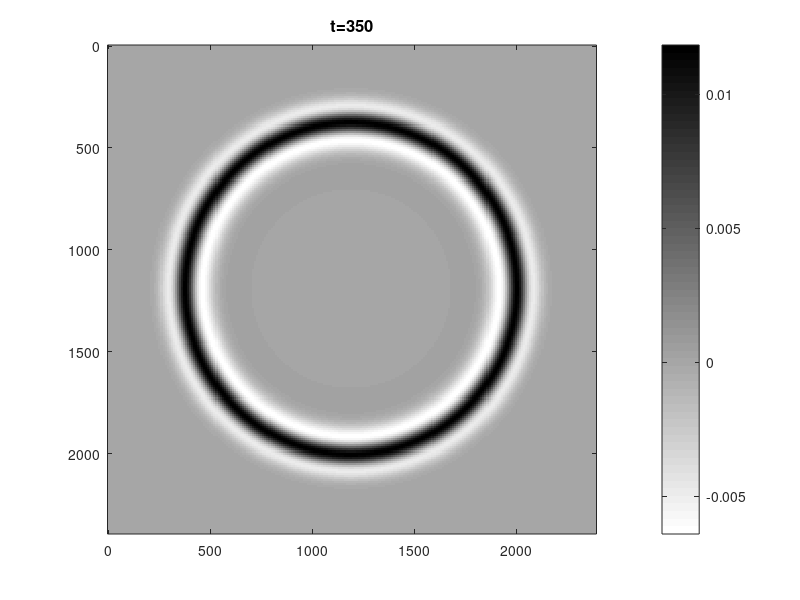

Here is the MATLAB script that generated this plot:
%%%%%% 2D velocity-stress viscoacoustic wave modeling %%%%%
%%%%%% fractional laplacians operators %%%%%%%%
%%%% Hanming Chen's method %%%%%%%%%%%%%%
%%%%%%%%% homogeneous media %%%%%%%%%%
clear;clc;

erfa=1/16;
dt=1e-3;%% time simple
fm=15; %%% domain frequency
tmax=350; %%time steps
to=1/fm;
t=-to:dt:(tmax-1)*dt-to;
rik=(1-2*(pi*fm.*t).^2).*exp(-(pi*fm.*t).^2);  %% wavelet

nxo=200;nzo=200;pml=20;
nx=nxo+2*pml;nz=nzo+2*pml;
dx=10;dz=10;
dkx=1/(nx*dx);dkz=1/(nz*dz);

vp=ones(nz,nx)*3000;  %velocity
dens=ones(nz,nx)*2000;%density
Qp=ones(nz,nx)*10; %% Q

xx=0:dx:(nx-1)*dx;
zz=0:dz:(nz-1)*dz;

kkx=zeros(nx,1);kkz=zeros(nz,1);
b1=1:1:nx;
b2=1:1:nz;

kkx(1:nx/2+1)=(2*pi*dkx*(b1(1:nx/2+1)-1));                
kkx(nx/2+2:end)=(2*pi*dkx*(nx+1-b1(nx/2+2:end)));
kkz(1:nz/2+1)=(2*pi*dkz*(b2(1:nz/2+1)-1));                 
kkz(nz/2+2:end)=(2*pi*dkz*(nz+1-b2(nz/2+2:end)));

k2w=zeros(nz,nx); % k^2
for j=1:nz
    for i=1:nx
        k2w(j,i)=(kkx(i)^2+kkz(j)^2);
    end
end
k2ww=k2w;
k2ww(1,1)=1e-8;

shiftx=ones(nx,1);
shiftz=ones(nz,1);
shiftx(1:nx/2+1)=exp(1i*pi/nx.*(b1(1:nx/2+1)-1));
shiftx(nx/2+2:nx)=exp(-1i*pi/nx.*(nx+1-b1(nx/2+2:nx)));
shiftz(1:nz/2+1)=exp(1i*pi/nz.*(b2(1:nz/2+1)-1));
shiftz(nz/2+2:nz)=exp(-1i*pi/nz.*(nz+1-b2(nz/2+2:nz)));


for i=pml+1:nxo+pml
   vp(1:pml,i)=vp(pml+1,i);
   vp(nzo+pml+1:nz,i)=vp(nzo+pml,i);
   
end 

for j=pml+1:nzo+pml
   vp(j,1:pml)=vp(j,pml+1);
   vp(j,nxo+pml+1:nx)=vp(j,nxo+pml);
end

vp(1:pml,1:pml)=vp(pml+1,pml+1);
vp(1:pml,nxo+pml+1:nx)=vp(pml+1,nxo+pml);
vp(nzo+pml+1:nz,1:pml)=vp(nzo+pml,pml+1);
vp(nzo+pml+1:nz,nxo+pml+1:nx)=vp(nzo+pml,nxo+pml);
     

bbx=ones(nz,nx);
bbz=ones(nz,nx);

for j=1:nz
    for i=1:nx-1
        bbx(j,i)=2/(dens(j,i+1)+dens(j,i));
    end
end
i=nx;
bbx(1:nz,i)=1./dens(1:nz,i);
for i=1:nx
    for j=1:nz-1
        bbz(j,i)=2/(dens(j+1,i)+dens(j,i));
    end
end
j=nz;
bbz(j,1:nx)=1./dens(j,1:nx);

rp=1/pi*atan(1./Qp);
wo=20*pi*fm;
rps=2.*rp/erfa;

M0=dens.*vp.^2.*(cos(0.5*atan(1./Qp))).^2;
Clam=M0./wo.^(erfa);


sitap=M0.*cos(pi.*rp).*(1-rps);
yindap=Clam.*vp.^(erfa).*cos(pi.*rp).*rps;
taop=M0.*vp.^(-1).*sin(pi.*rp).*(1-rps);
beitap=Clam.*vp.^(erfa-1).*sin(pi.*rp).*rps;


pw1=k2w.^(0.5*erfa);
pw3=k2ww.^(0.5*erfa-0.5);
pw2=k2ww.^(-0.5);

clear Clam Cmu Qp  vp  dens

p=zeros(nz,nx);
vx=zeros(nz,nx);vz=zeros(nz,nx);

midx1=zeros(nz,nx);midz1=zeros(nz,nx);
midx2=zeros(nz,nx);midz2=zeros(nz,nx);

midd2=zeros(nz,nx);
midxx1=zeros(nz,nx);
midzz1=zeros(nz,nx);
middd2=zeros(nz,nx);

zs=nz/2;xs=nx/2;

%%%%%%%%%% pml parameters %%%%%%%%%%
% kmax=0;
% alpha_max=pi*fm;                        %%% not equal zero value
% n1=2;n2=1;n3=1;
% R=1e-5;vmax=5000;
% widthx=pml*dx; 
% widthz=pml*dz;
% dmax_x=(1+n1+n2)*vmax*log(1/R)/(2*widthx);
% dmax_z=(1+n1+n2)*vmax*log(1/R)/(2*widthz);
% 
% int_dx_lf=zeros(1,pml);int_dx_rg=zeros(1,pml);
% half_dx_lf=zeros(1,pml);half_dx_rg=zeros(1,pml);
% 
% int_dz_up=zeros(1,pml);int_dz_dw=zeros(1,pml);
% half_dz_up=zeros(1,pml);half_dz_dw=zeros(1,pml);
% 
% int_kx_lf=zeros(1,pml);int_kx_rg=zeros(1,pml);
% half_kx_lf=zeros(1,pml);half_kx_rg=zeros(1,pml);
% 
% int_kz_up=zeros(1,pml);int_kz_dw=zeros(1,pml);
% half_kz_up=zeros(1,pml);half_kz_dw=zeros(1,pml);
% 
% int_alphax_lf=zeros(1,pml);int_alphax_rg=zeros(1,pml);
% half_alphax_lf=zeros(1,pml);half_alphax_rg=zeros(1,pml);
% 
% int_alphaz_up=zeros(1,pml);int_alphaz_dw=zeros(1,pml);
% half_alphaz_up=zeros(1,pml);half_alphaz_dw=zeros(1,pml);
% 
% %%%% int
% int_dx_lf(1:pml)=dmax_x.*(((pml-1)*dx-xx(1:pml))/widthx).^(n1+n2);
% int_dx_rg(1:pml)=dmax_x.*((xx(nx-pml+1:nx)-(nx-pml)*dx)/widthx).^(n1+n2);
% int_dz_up(1:pml)=dmax_z.*(((pml-1)*dz-zz(1:pml))/widthz).^(n1+n2);
% int_dz_dw(1:pml)=dmax_z.*((zz(nz-pml+1:nz)-(nz-pml)*dz)/widthz).^(n1+n2);
% 
% int_alphax_lf(1:pml)=alpha_max.*(xx(1:pml)./((pml-1)*dx)).^n3;
% int_alphax_rg(1:pml)=alpha_max.*(((nx-1)*dx-xx(nx-pml+1:nx))./((pml-1)*dx)).^n3;
% int_alphaz_up(1:pml)=alpha_max.*(zz(1:pml)./((pml-1)*dz)).^n3;
% int_alphaz_dw(1:pml)=alpha_max.*(((nz-1)*dz-zz(nz-pml+1:nz))./((pml-1)*dz)).^n3;
% 
% int_kx_lf(1:pml)=1+kmax.*(((pml-1)*dx-xx(1:pml))/widthx).^n1;
% int_kx_rg(1:pml)=1+kmax.*((xx(nx-pml+1:nx)-(nx-pml)*dx)/widthx).^n1;
% int_kz_up(1:pml)=1+kmax.*(((pml-1)*dz-zz(1:pml))/widthz).^n1;
% int_kz_dw(1:pml)=1+kmax.*((zz(nz-pml+1:nz)-(nz-pml)*dz)/widthz).^n1;
% %%%% half
% half_dx_lf(1:pml)=dmax_x.*((pml-0.5:-1:0.5)./pml).^(n1+n2);
% half_dx_rg(1:pml)=half_dx_lf(pml:-1:1);
% half_dz_up(1:pml)=dmax_z.*((pml-0.5:-1:0.5)./pml).^(n1+n2);
% half_dz_dw(1:pml)=half_dz_up(pml:-1:1);
% 
% half_alphax_lf(1:pml)=alpha_max.*((-0.5:1:pml-1.5)./(pml-1)).^n3;
% half_alphax_rg(1:pml)=half_alphax_lf(pml:-1:1);
% 
% half_alphaz_up(1:pml)=alpha_max.*((-0.5:1:pml-1.5)./(pml-1)).^n3;
% half_alphaz_dw(1:pml)=half_alphaz_up(pml:-1:1);
% 
% half_kx_lf(1:pml)=1+kmax.*((pml-0.5:-1:0.5)./pml).^n1;
% half_kx_rg(1:pml)=half_kx_lf(pml:-1:1);
% half_kz_up(1:pml)=1+kmax.*((pml-0.5:-1:0.5)./pml).^n1;
% half_kz_dw(1:pml)=half_kz_up(pml:-1:1);
% 
% fi_vx_lf=zeros(nz,pml);fi_vx_rg=zeros(nz,pml);
% fi_vz_up=zeros(pml,nx);fi_vz_dw=zeros(pml,nx);
% 
% fi_vx_up=zeros(pml,nx);fi_vx_dw=zeros(pml,nx);
% fi_vz_lf=zeros(nz,pml);fi_vz_rg=zeros(nz,pml);
% 
% fi_strxx_lf=zeros(nz,pml);fi_strxx_rg=zeros(nz,pml);
% fi_strzz_up=zeros(pml,nx);fi_strzz_dw=zeros(pml,nx);
%%%%%%%%%%%%%%%%%%%%%%%%%%%%%
%%%%%%%%%%%%%%%%%%%%%%%%%%%%%

midxxzz_f=zeros(nz,nx);
midxz_f=zeros(nz,nx);
midx_f=zeros(nz,nx);
midz_f=zeros(nz,nx);
midzx_f=zeros(nz,nx);

%re=zeros(tmax,nx);
recx=fopen('trace_chen.dat','wb');

fx=fopen('snap_chen.dat','wb');

for t=1:tmax
    
    %  vx  %%%%%%%%%%%%%%%%%%%%%%%%%%%%%%%
    fft_px=fft(p,[],2);    
   %%% rightward shift dx/2
    for j=1:nz
        midx1(j,1:nx)=((kkx./shiftx))'.*fft_px(j,1:nx);
        midx1(j,1:nx/2+1)=1i*midx1(j,1:nx/2+1);
        midx1(j,nx/2+2:nx)=-1i*midx1(j,nx/2+2:nx);
    end
    p_x=real(ifft(midx1,[],2));  % pxx to x

    
%      for j=1:nz
%         tem1=half_dx_lf(2:pml)./half_kx_lf(2:pml)+half_alphax_lf(2:pml); 
%         bxx=exp(-dt.*tem1);
%         tem2=(half_kx_lf(2:pml).^2).*tem1;
%         axx=half_dx_lf(2:pml)./tem2.*(bxx-1);
%         sumxx=p_x(j,1:pml-1);              %%%%
%         fi_strxx_lf(j,1:pml-1)=bxx.*fi_strxx_lf(j,1:pml-1)+axx.*sumxx;
%         tem3=(1-half_kx_lf(2:pml))./half_kx_lf(2:pml).*sumxx;
%         p_x(j,1:pml-1)=p_x(j,1:pml-1)+fi_strxx_lf(j,1:pml-1)+tem3;
%         
%         tem1=tem1(end:-1:1);
%         bxx=bxx(end:-1:1);
%         tem2=tem2(end:-1:1);
%         axx=axx(end:-1:1);
%         sumxx=p_x(j,nx-pml+1:nx-1);   %%%%
%         fi_strxx_rg(j,1:pml-1)=bxx.*fi_strxx_rg(j,1:pml-1)+axx.*sumxx;
%         tem3=(1-half_kx_rg(1:pml-1))./half_kx_rg(1:pml-1).*sumxx;
%         p_x(j,nx-pml+1:nx-1)=p_x(j,nx-pml+1:nx-1)+fi_strxx_rg(j,1:pml-1)+tem3;
%     end

    vx=vx+dt*bbx.*(p_x);

    
    %%%%%% vz %%%%%%%%%%%%%%%% 
    fft_pz=fft(p,[],1);   
    
    %%% upward shift dz/2
    for i=1:nx    
        midz2(1:nz,i)=((kkz.*shiftz)).*fft_pz(1:nz,i);  
        midz2(1:nz/2+1,i)=1i*midz2(1:nz/2+1,i);
        midz2(nz/2+2:nz,i)=-1i*midz2(nz/2+2:nz,i);
    end
    p_z=real(ifft(midz2,[],1)); % pzz to z
    

%     for i=1:nx
%         tem1=half_dz_up(2:pml)./half_kz_up(2:pml)+half_alphaz_up(2:pml);  
%         bzz=exp(-dt.*tem1);
%         tem2=(half_kz_up(2:pml).^2).*tem1;
%         azz=half_dz_up(2:pml)./tem2.*(bzz-1);
%         sumzz=p_z(1:pml-1,i);                                              
%         fi_strzz_up(1:pml-1,i)=(bzz').*fi_strzz_up(1:pml-1,i)+(azz').*sumzz;
%         tem3=(1-half_kz_up(2:pml))./half_kz_up(2:pml).*sumzz';
%         p_z(1:pml-1,i)=p_z(1:pml-1,i)+fi_strzz_up(1:pml-1,i)+tem3';
% 
%         
%         tem1=tem1(end:-1:1);
%         bzz=bzz(end:-1:1);
%         tem2=tem2(end:-1:1);
%         azz=azz(end:-1:1);
%         sumzz=p_z(nz-pml+1:nz-1,i);                              
%         fi_strzz_dw(1:pml-1,i)=(bzz').*fi_strzz_dw(1:pml-1,i)+(azz').*sumzz;
%         tem3=(1-half_kz_dw(1:pml-1))./half_kz_dw(1:pml-1).*sumzz';
%         p_z(nz-pml+1:nz-1,i)=p_z(nz-pml+1:nz-1,i)+fi_strzz_dw(1:pml-1,i)+tem3';
%     end


    vz=vz+dt*bbz.*(p_z);

    %%%%%%%%%%%%%%%%%%%%%%%%%%%%%%%%%%% p   %%%%%%%%%%%%%%%%%%%%%%%%%%%%%%%%%%%%%
   
     fft_vxx=fft(vx,[],2);
     fft_vzz=fft(vz,[],1);
    
     %%% ���� dx/2
    for j=1:nz
        midx1(j,1:nx)=((kkx.*shiftx))'.*fft_vxx(j,1:nx);
        midx1(j,1:nx/2+1)=1i*midx1(j,1:nx/2+1);
        midx1(j,nx/2+2:nx)=-1i*midx1(j,nx/2+2:nx);
    end
     %%% ���� dz/2
    for i=1:nx    
        midz1(1:nz,i)=((kkz./shiftz)).*fft_vzz(1:nz,i);  
        midz1(1:nz/2+1,i)=1i*midz1(1:nz/2+1,i);
        midz1(nz/2+2:nz,i)=-1i*midz1(nz/2+2:nz,i);
    end
   
    mid1=real(ifft(midx1,[],2));  %%% vx to x
    mid2=real(ifft(midz1,[],1));  %%% vz to z
    
    %%%% calculate fi_vx and fi_vz
%      for i=1:nx
%         temp11=int_dz_up(1:pml)./int_kz_up(1:pml)+int_alphaz_up(1:pml);
%         bz=exp(-dt.*temp11);
%         temp22=(int_kz_up.^2).*temp11;
%         az=int_dz_up./temp22.*(bz-1);
%         sumz=mid2(1:pml,i);
%         fi_vz_up(1:pml,i)=(bz').*fi_vz_up(1:pml,i)+(az').*sumz;
%         temp33=(1-int_kz_up)./int_kz_up.*sumz';
%         mid2(1:pml,i)=mid2(1:pml,i)+fi_vz_up(1:pml,i)+temp33';
%         
%         temp11=temp11(end:-1:1);
%         bz=bz(end:-1:1);
%         temp22=temp22(end:-1:1);
%         az=az(end:-1:1);
%         sumz=mid2(nz-pml+1:nz,i);
%         fi_vz_dw(1:pml,i)=(bz').*fi_vz_dw(1:pml,i)+(az').*sumz;
%         temp33=(1-int_kz_dw)./int_kz_dw.*sumz';
%         mid2(nz-pml+1:nz,i)=mid2(nz-pml+1:nz,i)+fi_vz_dw(1:pml,i)+temp33';
%     end
%     
%     %%% disturb mid1, fi_vx_lf and fi_vx_rg
%      for j=1:nz
%         temp1=int_dx_lf(1:pml)./int_kx_lf(1:pml)+int_alphax_lf(1:pml);
%         bx=exp(-dt.*temp1);
%         temp2=(int_kx_lf.^2).*temp1;
%         ax=int_dx_lf./temp2.*(bx-1);
%         sumx=mid1(j,1:pml);
%         fi_vx_lf(j,1:pml)=bx.*fi_vx_lf(j,1:pml)+ax.*sumx;
%         temp3=(1-int_kx_lf)./int_kx_lf.*sumx;
%         mid1(j,1:pml)=mid1(j,1:pml)+fi_vx_lf(j,1:pml)+temp3;
%         
%         temp1=temp1(end:-1:1);
%         bx=bx(end:-1:1);
%         temp2=temp2(end:-1:1);
%         ax=ax(end:-1:1);
%         sumx=mid1(j,nx-pml+1:nx);
%         fi_vx_rg(j,1:pml)=bx.*fi_vx_rg(j,1:pml)+ax.*sumx;
%         temp3=(1-int_kx_rg)./int_kx_rg.*sumx;
%         mid1(j,nx-pml+1:nx)=mid1(j,nx-pml+1:nx)+fi_vx_rg(j,1:pml)+temp3;
%      end
    
     midxz=mid1+mid2;
     fft_mid3=fft2(midxz);
 
     md0p=sitap.*(real(ifft2(fft_mid3)));
     md1p=yindap.*(real(ifft2(pw1.*fft_mid3)));
     md2p=taop.*(real(ifft2(pw2.*fft_mid3))-real(ifft2(pw2.*midxxzz_f)))/dt;
     md3p=beitap.*(real(ifft2(pw3.*fft_mid3))-real(ifft2(pw3.*midxxzz_f)))/dt;
     % md3p=beitap.*(real(ifft2(pw3.*midf)));

     midxxzz_f=fft_mid3;

     p=p+dt*(md0p+md1p+md2p+md3p);
     
         fwrite(fx,p,'float');
     
 p(zs,xs)=p(zs,xs)+rik(t);
    %%%%%%%%%%%%%%%%%%
    
    
    
 %%%%%%%%%   
%     mx=max(max(vx));
%     mn=min(min(vx));
    if(mod(t+5,5)==0)
        figure(13)
        imagesc(xx,zz,p)
        colorbar
        colormap(flipud(gray))
        axis image
%       caxis([mn mx]/1000)
        set(gcf,'color','w')
        title(['t=',num2str(t)],'fontsize',12)
        pause(0.001)
    end

       poux(t,:)=p(pml+80,pml+1:nx-pml);
       
    
 end
 fwrite(recx,poux,'float');
 
fclose(recx)
fclose(fx)
